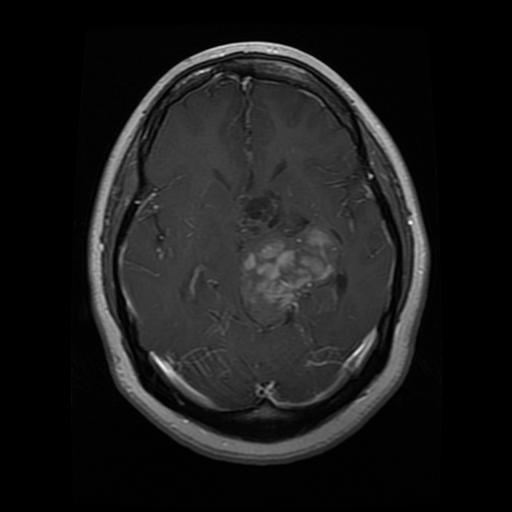
#> input picture Lab-5/TRAIL_DATA/TRAINING/glioma_tumor/gg (1).jpg, 512 x 512 px, found by its file name; its folder holds only this picture in this run
$ jupyter execute --allow-errors lab5.ipynb
#> lines starting #> are read from the running program, lines starting #| are printed output that depends on the picture
[cell 1]
# 1.Run it
# 3.Load and preprocess your images
# 4.Perform both hierarchical and K-means clustering
# 5.Show visualizations (dendrogram, elbow curve, 3D cluster plots)
# 6.Provide detailed metrics and comparisons
# 7.Make a recommendation about which method is more suitable
# 8.The output will include:
# Dataset summary
# Outlier analysis
# PCA explained variance
# Clustering visualizations
# Performance metrics for both methods
# Final recommendation

[cell 2]
import os
import numpy as np
import matplotlib.pyplot as plt
import seaborn as sns
from PIL import Image

from sklearn.cluster import KMeans, AgglomerativeClustering
#using centroid values of datapoint it will cluster partition unsupervised method
#AgglomerativeClustering:bottom-up approach take  starts with each point as a cluster

from sklearn.decomposition import PCA
from sklearn.preprocessing import StandardScaler

from sklearn.metrics import silhouette_score, davies_bouldin_score, calinski_harabasz_score

#sc(how well cluster separated) : how similar an object is to its own cluster compared to other clusters
#dbs(compare different clustering):Measures average similarity between clusters LS=Better clustering
#chs(how well the cluster defined) : Ratio of between-cluster  and within-cluster HS=Better clustering defined

from scipy.cluster.hierarchy import dendrogram, linkage
#dendrogram:optimal number of clusters


from scipy import stats
import time

[cell 3]
def load_and_preprocess_images(data_dir, target_size=(128, 128)):
    """Load and preprocess images from directory"""
#> called with target_size = (128, 128)
    features = []
    labels = []
    classes = sorted(os.listdir(data_dir))

    print(f"Loading images from {data_dir}...")
    for label, cls in enumerate(classes):
        cls_folder = os.path.join(data_dir, cls)
        files_processed = 0
        for img_file in os.listdir(cls_folder):
            try:
                img_path = os.path.join(cls_folder, img_file)
                img = Image.open(img_path).resize(target_size).convert('RGB')
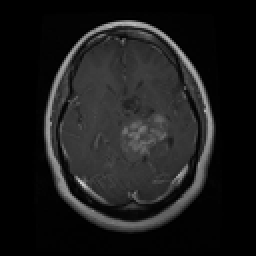
#> img: PIL image 128x128 RGB (shown 2 times larger); min 0, max 208, mean 26.9
                img_array = np.array(img).flatten() / 255.0  # Normalize pixel values
                features.append(img_array)
                labels.append(label)
                files_processed += 1
            except Exception as e:
                print(f"Error processing {img_path}: {e}")
        print(f"Processed {files_processed} images from class {cls}")
#> pass 2 of the loop in load_and_preprocess_images, `for label, cls in enumerate(classes):`:
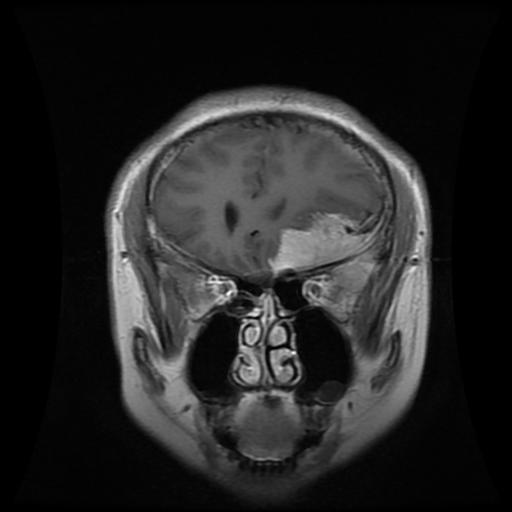
#> input picture Lab-5/TRAIL_DATA/TRAINING/meningioma_tumor/m (10).jpg, 512 x 512 px, found by its file name
#> in load_and_preprocess_images, `img = Image.open(img_path).resize(target_size).convert('RGB')`:
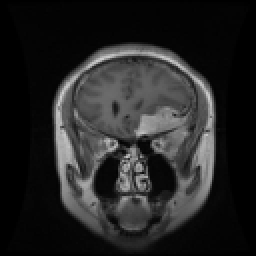
#> img: PIL image 128x128 RGB (shown 2 times larger); min 0, max 207, mean 36.7
#> `features, labels, classes = load_and_preprocess_images(train_dir)`: labels = [0, 1]; classes = ['glioma_tumor', 'meningioma_tumor']
#| Total images: 2
#| Number of classes: 2
#| Classes: ['glioma_tumor', 'meningioma_tumor']

    return np.array(features), np.array(labels), classes

def prepare_data(features):
    """Prepare and preprocess the data"""
    # Check for outliers
    z_scores = stats.zscore(features)
    outliers = np.abs(z_scores) > 3
    outlier_percentage = (outliers.sum() / outliers.size) * 100
#> outlier_percentage = 0
    print(f"\nOutlier Analysis:")
    print(f"Percentage of outliers: {outlier_percentage:.2f}%")
#| Percentage of outliers: 0.00%

    # Standardize data
    scaler = StandardScaler()  # Using Scaler to handle outliers
    X_scaled = scaler.fit_transform(features)

    # Apply PCA
    pca = PCA(n_components=3)  # Keep 3 components for 3D visualization
    X_pca = pca.fit_transform(X_scaled)
    explained_variance = pca.explained_variance_ratio_
    print(f"\nPCA Explained Variance Ratio: {explained_variance.sum():.2%}")

    return X_scaled, X_pca

def visualize_clusters_3d(X_pca, y_hier, y_kmeans):
    """Create 3D visualization of clusters"""
    fig = plt.figure(figsize=(15, 6))

    # Hierarchical clustering plot
    ax1 = fig.add_subplot(121, projection='3d')
    scatter1 = ax1.scatter(X_pca[:, 0], X_pca[:, 1], X_pca[:, 2], c=y_hier, cmap='viridis')
    ax1.set_title('Hierarchical Clustering')
    plt.colorbar(scatter1)

    # K-means clustering plot
    ax2 = fig.add_subplot(122, projection='3d')
    scatter2 = ax2.scatter(X_pca[:, 0], X_pca[:, 1], X_pca[:, 2], c=y_kmeans, cmap='viridis')
    ax2.set_title('K-Means Clustering')
    plt.colorbar(scatter2)

    plt.tight_layout()
    plt.show()

# Main execution
#> (the rest of this cell did not finish here and is left out)
